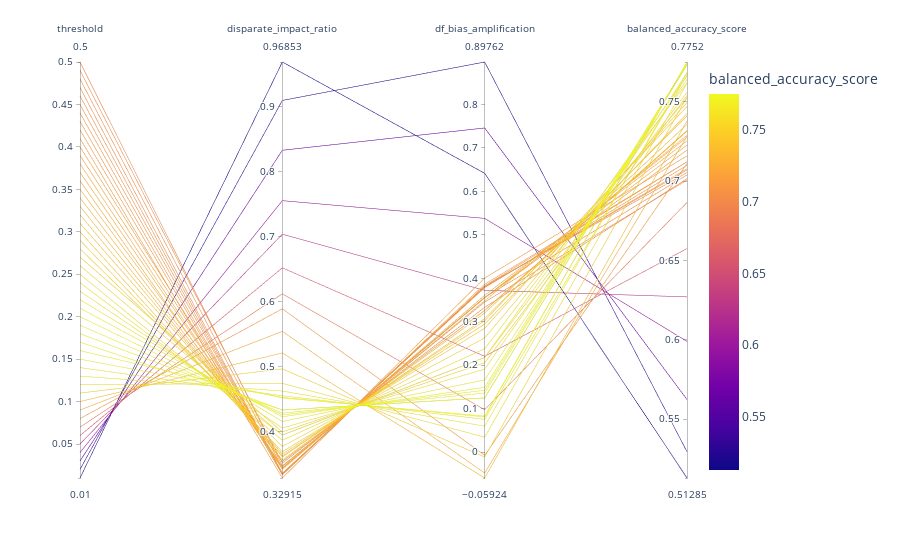

This figure's notebook cell:
### Code cell
fig = px.parallel_coordinates(
    df_metrics, 
    color="balanced_accuracy_score", 
    dimensions=['threshold', 'disparate_impact_ratio','df_bias_amplification', 'balanced_accuracy_score'])
fig.show()
